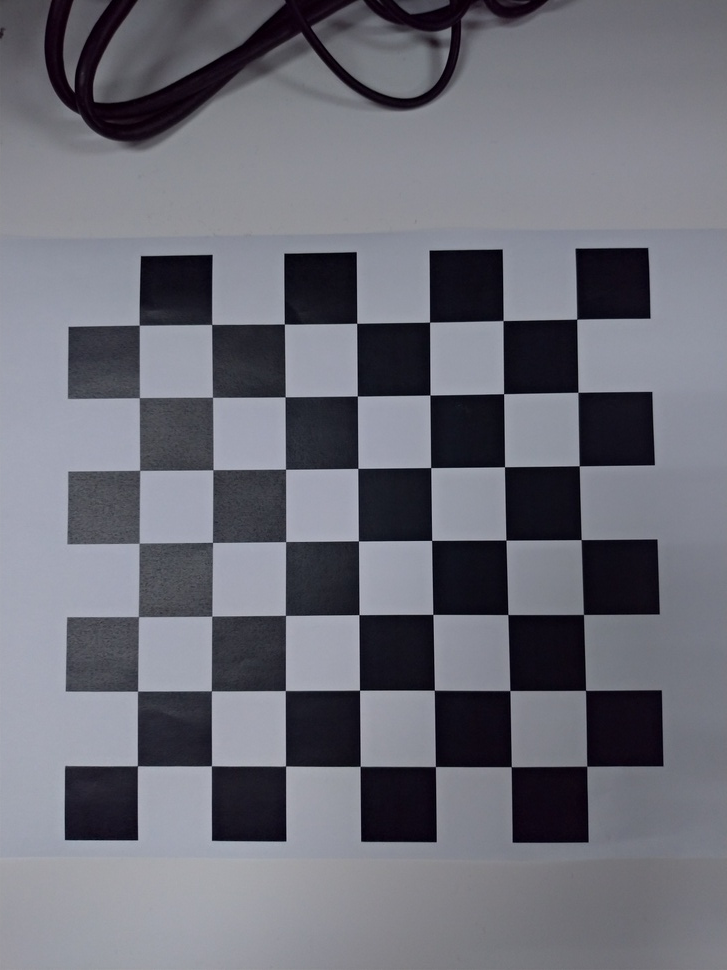
#> input picture CV2024_HW1/my_data/0000.jpg, 727 x 970 px, shrunk from 2936 x 3916 before the run; its folder holds 4 pictures in this run
$ python reprojection_error.py
#> lines starting #> are read from the running program, lines starting #| are printed output that depends on the picture; after the words box and inside, x2 and y2 are one past the last pixel; in counts of white or black regions, pixels touching at a corner belong together
import numpy as np
import cv2
import glob
import matplotlib.pyplot as plt

# prepare object points, like (0,0,0), (1,0,0), (2,0,0) ....,(6,5,0)
corner_x = 10
corner_y = 7
objp = np.zeros((corner_x * corner_y, 3), np.float32)
objp[:, :2] = np.mgrid[0:corner_x, 0:corner_y].T.reshape(-1, 2)

# Arrays to store object points and image points from all the images.
objpoints = []  # 3d points in real world space
imgpoints = []  # 2d points in image plane.

# Make a list of calibration images
images = glob.glob('my_data/*.jpg')

# Step through the list and search for chessboard corners
print('Start finding chessboard corners...')
for idx, fname in enumerate(images):
    img = cv2.imread(fname)
#> img is the input picture: shape (970, 727, 3); mean B, G, R 119, 109.5, 108.7
    gray = cv2.cvtColor(img, cv2.COLOR_BGR2GRAY)
    plt.imshow(gray)

    # Find the chessboard corners
    print('find the chessboard corners of', fname)
    ret, corners = cv2.findChessboardCorners(gray, (corner_x, corner_y), None)
#> ret = False; corners = None
#> pass 3 of the loop `for idx, fname in enumerate(images):`:
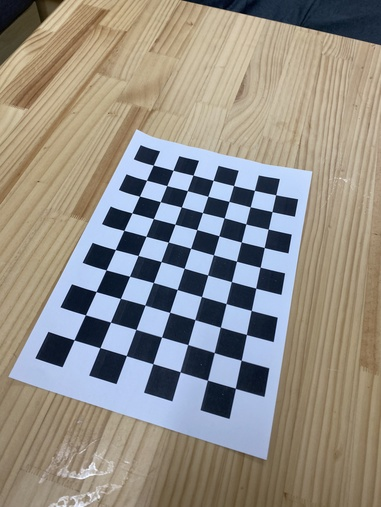
#> input picture CV2024_HW1/my_data/0002.jpg, 381 x 507 px, shrunk from 1536 x 2048 before the run
#> img is the input picture: shape (507, 381, 3); mean B, G, R 134.9, 141.9, 146.6
#> `gray = cv2.cvtColor(img, cv2.COLOR_BGR2GRAY)`:
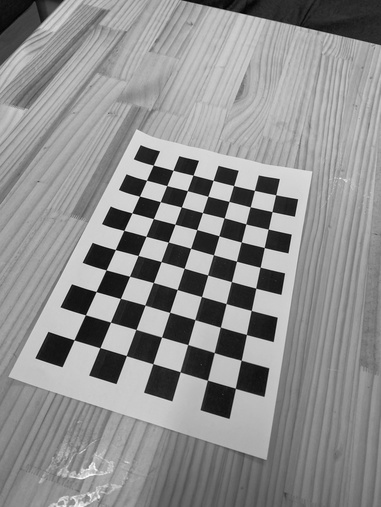
#> gray: shape (507, 381); min 2, max 253, mean 142.5
#> ret = True; corners = 70 rows, first 8: [74.09, 339.9], [85.4, 314.8], [96.13, 291.5], [106, 269.9], [115.3, 249.5], [123.9, 230.4], [132, 212.9], [139.5, 196.2]
#> `cv2.drawChessboardCorners(img, (corner_x, corner_y), corners, ret)`:
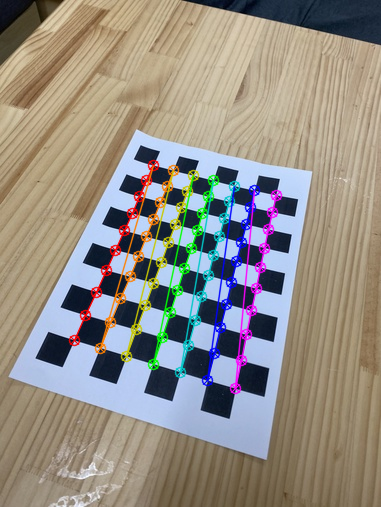
#> img: shape (507, 381, 3); 6.48% of pixels changed, all inside (x1, y1, x2, y2) = (68, 159, 283, 395)
#> the loop made 4 passes; the first 3 are shown

    # If found, add object points, image points
    if ret:
        objpoints.append(objp)
        imgpoints.append(corners)

        # Draw and display the corners
        cv2.drawChessboardCorners(img, (corner_x, corner_y), corners, ret)
        plt.imshow(img)

# Camera calibration
print('Camera calibration...')
img_size = (gray.shape[1], gray.shape[0])  # Image size (width, height)
#> img_size = (381, 507)
ret, mtx, dist, rvecs, tvecs = cv2.calibrateCamera(
    objpoints, imgpoints, img_size, None, None)  # OpenCV calibration


def calculate_camera_parameters(objpoints, imgpoints):
    """
    計算相機內部參數和外部參數。
    參數：
    objpoints: 3D 點的列表（世界坐標系）
    imgpoints: 2D 點的列表（圖像坐標系）
    返回：
    K: 相機內部參數矩陣
    extrinsics: 相機外部參數（旋轉矩陣和位移向量）
    """

    def get_Ai(obj_ps, img_ps):
        A_i = []
        for obj_p, img_p in zip(obj_ps, img_ps):
            X = obj_p[0]
            Y = obj_p[1]
            u = img_p[0][0]
            v = img_p[0][1]
            A_row1 = [X, Y, 1, 0, 0, 0, -X * u, -Y * u, -u]
            A_row2 = [0, 0, 0, X, Y, 1, -X * v, -Y * v, -v]
            A_i.append(A_row1)
            A_i.append(A_row2)
        return np.array(A_i)

    # calculate H
    H = []
    for i in range(0, len(objpoints)):
        A_i = get_Ai(objpoints[i], imgpoints[i])
        u, s, vt = np.linalg.svd(A_i)
        h_i = vt[-1, :]
        h_i = h_i / h_i[-1]  # consider scale coef
        H.append(h_i.reshape((3, 3)))
#> this loop made 2 passes
#> pass 1, in calculate_camera_parameters, `u, s, vt = np.linalg.svd(A_i)`:
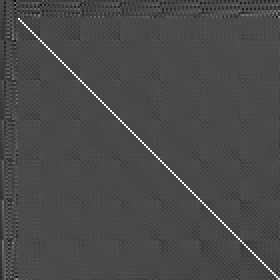
#> u: shape (140, 140) float64 (shown 2 times larger); min -0.399, max 0.98, mean -0.000974; drawn with min black and max white
#> pass 2, in calculate_camera_parameters, `u, s, vt = np.linalg.svd(A_i)`:
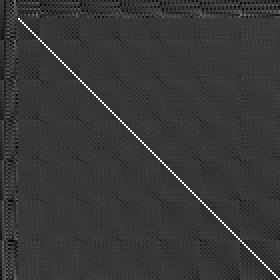
#> u: shape (140, 140) float64 (shown 2 times larger); min -0.274, max 0.978, mean -0.00069; drawn with min black and max white
    H = np.array(H)
    # =================================================================
    """Calculate Intrinsic"""
    # calculate V
    def v_pq(H_i, p, q):
        v = np.array([
            H_i[0, p] * H_i[0, q],
            H_i[0, p] * H_i[1, q] + H_i[1, p] * H_i[0, q],
            H_i[1, p] * H_i[1, q],
            H_i[2, p] * H_i[0, q] + H_i[0, p] * H_i[2, q],
            H_i[2, p] * H_i[1, q] + H_i[1, p] * H_i[2, q],
            H_i[2, p] * H_i[2, q]
        ])
        return v

    def get_V(H):
        V = []
        for H_i in H:
            v12 = v_pq(H_i, 0, 1)
            v11 = v_pq(H_i, 0, 0)
            v22 = v_pq(H_i, 1, 1)

            V.append(v12)
            V.append((v11 - v22))
        return np.array(V)
    V = get_V(H)

    # calculate b (b11, b12, b13, b22, b23, b33)
    u, s, vt = np.linalg.svd(V)
    b = vt[-1, :]
    b11, b12, b22, b13, b23, b33 = b[0], b[1], b[2], b[3], b[4], b[5]

    # calculate intrinsics
    o_y = (b12 * b13 - b11 * b23) / (b11 * b22 - b12**2)
    lamb = b33 - (b13**2 + o_y * (b12 * b13 - b11 * b23)) / b11
    alpha = np.sqrt(lamb / b11)
    beta = np.sqrt(lamb * b11 / (b11 * b22 - b12**2))
    gamma = -b12 * alpha**2 * beta / lamb
    o_x = gamma * o_y / beta - b13 * alpha**2 / lamb

    K = np.array([[alpha,   0,   o_x],
                  [0,     beta,  o_y],
                  [0,     0,     1]])
    # =================================================================
    """Calculate Extrinsics"""
    # calculate Extrinsic (R t)
    extrinsics = []
    for H_i in H:
        h1 = H_i[:, 0]
        h2 = H_i[:, 1]
        h3 = H_i[:, 2]
        K_inv = np.linalg.inv(K)

        lambda_ = 1 / np.linalg.norm(np.dot(K_inv, h1))
        r1 = lambda_ * np.dot(K_inv, h1)
        r2 = lambda_ * np.dot(K_inv, h2)
        r3 = np.cross(r1, r2)
        R = np.column_stack((r1, r2, r3))
        t = lambda_ * np.dot(K_inv, h3)

        extrinsics.append(np.column_stack((R, t)))
    extrinsics = np.array(extrinsics)

    return extrinsics


extrinsics_custom = calculate_camera_parameters(objpoints, imgpoints)


def calculate_camera_parameters_open_cv(rvecs, tvecs):
    extrinsics = []
    for rvec, tvec in zip(rvecs, tvecs):
        R, _ = cv2.Rodrigues(rvec)
        extrinsics.append(np.column_stack((R, tvec)))
    return np.array(extrinsics)


extrinsics_opencv = calculate_camera_parameters_open_cv(rvecs, tvecs)


def calculate_reprojection_error(objpoints, imgpoints, mtx, dist, extrinsics):
    print('Calculating reprojection error...')
    total_error = 0
    total_points = 0

    for i in range(len(objpoints)):
        # Extract rotation and translation vectors from extrinsics
        rvec, tvec = extrinsics[i][:, :3], extrinsics[i][:, 3]

        # Project points using the camera calibration parameters and extrinsics
        projected_image_points, _ = cv2.projectPoints(
            objpoints[i], rvec, tvec, mtx, dist)

        # Compute the error between the detected points and projected points
        error = cv2.norm(imgpoints[i], projected_image_points,
                         cv2.NORM_L2) / len(projected_image_points)
        print("Image: ", i, "Error: ", error)
        total_error += error
        total_points += len(objpoints[i])

    # Compute average reprojection error
    mean_error = total_error / len(objpoints)
    return mean_error


# 計算兩種方法的重投影誤差
mean_error_custom = calculate_reprojection_error(
    objpoints, imgpoints, mtx, dist, extrinsics_custom)
print(f"Mean Reprojection Error (Custom): {mean_error_custom}")

mean_error_opencv = calculate_reprojection_error(
    objpoints, imgpoints, mtx, dist, extrinsics_opencv)
print(f"Mean Reprojection Error (OpenCV): {mean_error_opencv}")
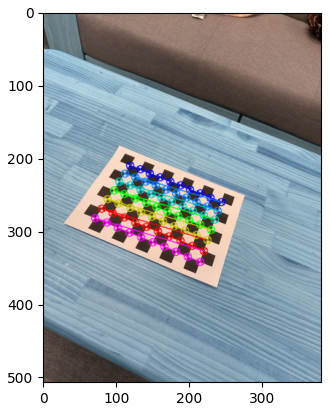
#> figure drawn by matplotlib, 1 panel; B, G, R data is drawn as R, G, B
